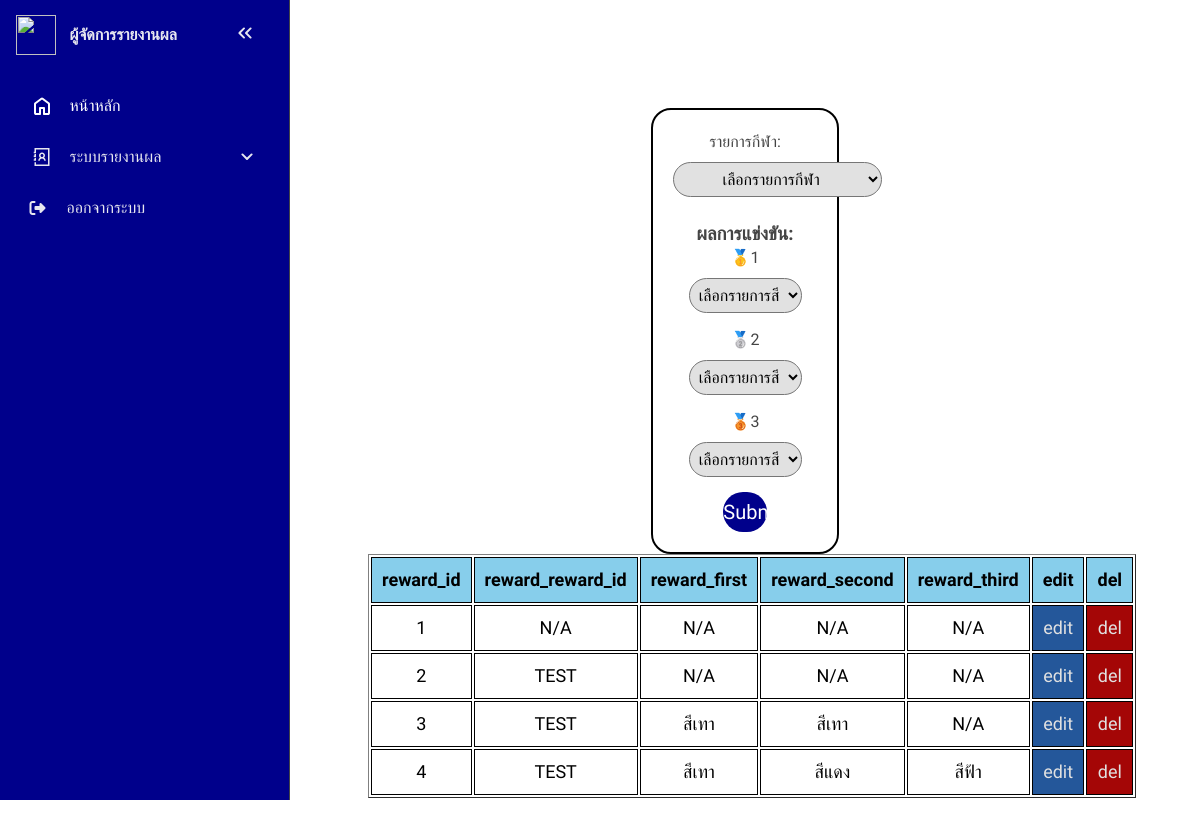
The page /admin_report.php?page=reward&sub_page=view (signed in) on the database as committed earlier.
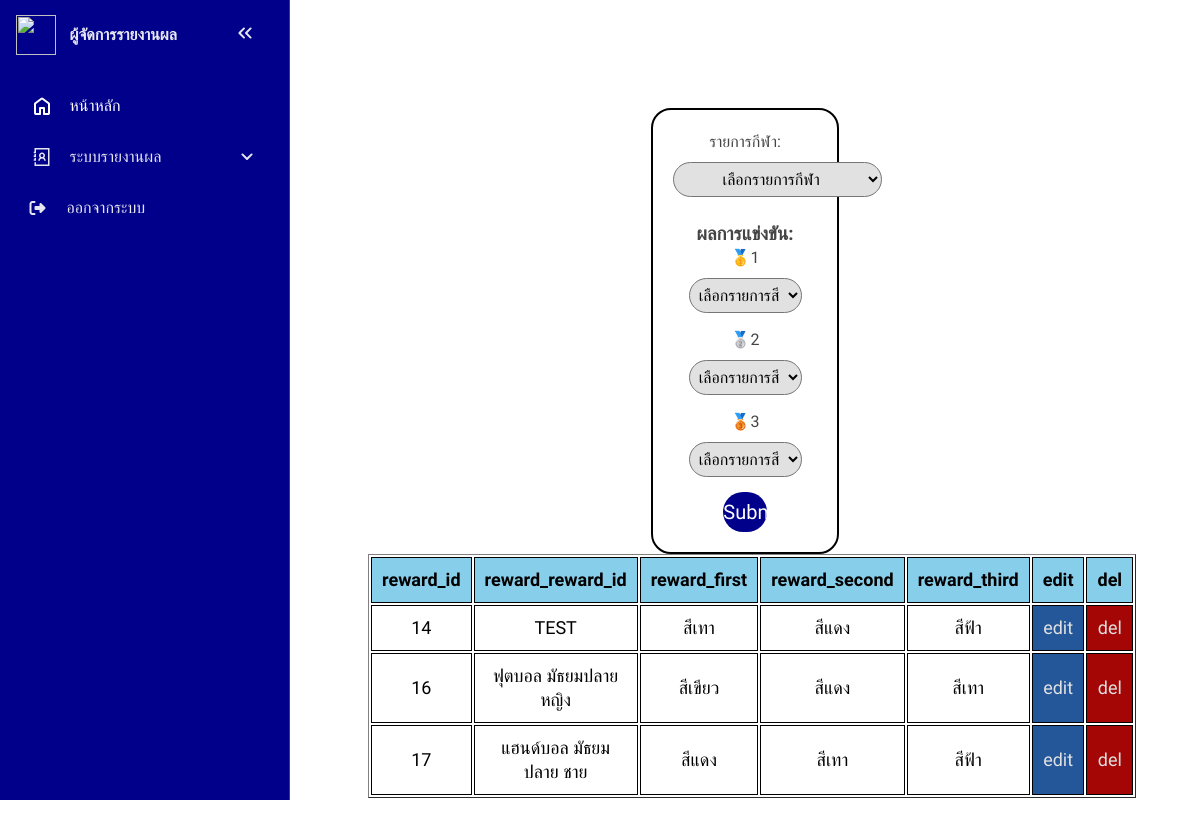
The same page on the database as committed later.
### tables this page shows
CREATE TABLE `reward` (
  `reward_id` int(6) NOT NULL,
  `reward_sport_id` int(11) NOT NULL,
  `reward_first` int(2) NOT NULL,
  `reward_second` int(2) NOT NULL,
  `reward_third` int(2) NOT NULL
);

CREATE TABLE `sports` (
  `sport_id` int(11) NOT NULL,
  `sport_name` varchar(32) NOT NULL,
  `sport_type` varchar(64) NOT NULL,
  `sport_degree` varchar(16) NOT NULL,
  `sport_gender` varchar(8) NOT NULL,
  `sport_amount` int(2) NOT NULL,
  `sport_note` varchar(256) NOT NULL
);

CREATE TABLE `colors` (
  `color_id` int(2) NOT NULL,
  `color_name` varchar(128) NOT NULL,
  `color_color` varchar(32) NOT NULL,
  `color_president` varchar(32) NOT NULL,
  `color_vice-president` varchar(32) NOT NULL,
  `color_id_user` int(6) NOT NULL
);

### admin_report/add/add_report_sport.php (the view, shortened to what this page needs)
 <link rel="stylesheet"  href="element/styles_admin_sport.css">
<body>
	<center>
	<div class="add_sport_all">
	<form method="post" >
  			<label>รายการกีฬา:</label>
  			<select name="reward_sport_id" style="margin-bottom: 25px;" class="select_box">
          <option value="">เลือกรายการกีฬา</option>
  			</select>
        <h3>ผลการแข่งขัน:</h3>
  			<label>🥇1</label>
  			<select name="reward_color_1st" style="margin-bottom: 15px;" class="select_box">
          <option value="">เลือกรายการสี</option>
  			</select>
        <br>
        <label>🥈2</label>
  			<select name="reward_color_2nd" style="margin-bottom: 15px;" class="select_box">
          <option value="">เลือกรายการสี</option>
        </select>
        <br>
              <label>🥉3</label>
  			<select name="reward_color_3rd" style="margin-bottom: 15px;" class="select_box">
          <option value="">เลือกรายการสี</option>
        </select>
        <br>
		<input type="submit" name="add_reward" class="btn">
	</form>
	</div>
	</center>
</body>

### admin_report/view/view_report_sport.php
<center>
<table border="1px">
	<tr>
		<th>reward_id</th>
		<th>reward_reward_id</th>
		<th>reward_first</th>
		<th>reward_second</th>
		<th>reward_third</th>
		<th>edit</th>
		<th>del</th>
	</tr>
<?php
$sql_find_rewards = "SELECT * FROM `reward`";
$result_find_rewards = mysqli_query($conn, $sql_find_rewards);
function color_color($id_color, $conn) {
    $sql_find_color_color = "SELECT `color_color` FROM `colors` WHERE `color_id_user` = $id_color";
    $result_find_colors_name = mysqli_query($conn, $sql_find_color_color);
    if (mysqli_num_rows($result_find_colors_name) > 0) {
        $row_find_colors_name = mysqli_fetch_assoc($result_find_colors_name);
        return $row_find_colors_name['color_color'];
    }
    return "N/A";
}
function sport_name($id_sport, $conn) {
    $sql_find_sport_name = "SELECT `sport_name` FROM `sports` WHERE `sport_id` = $id_sport";
    $result_find_sports_name = mysqli_query($conn, $sql_find_sport_name);
    if (mysqli_num_rows($result_find_sports_name) > 0) {
        $row_find_sports_name = mysqli_fetch_assoc($result_find_sports_name);
        return $row_find_sports_name['sport_name'];
    }
    return "N/A";
}
if (mysqli_num_rows($result_find_rewards) > 0) {
    while ($row_find_rewards = mysqli_fetch_assoc($result_find_rewards)) {
        echo "<tr>
                <td>" . $row_find_rewards['reward_id'] . "</td>
                <td>" . sport_name($row_find_rewards['reward_sport_id'], $conn) . "</td>
                <td>" . color_color($row_find_rewards['reward_first'], $conn) . "</td>
                <td>" . color_color($row_find_rewards['reward_second'], $conn) . "</td>
                <td>" . color_color($row_find_rewards['reward_third'], $conn) . "</td>
                <td class='edit'><a href=\"admin_report.php?page=reward&sub_page=edit&reward_id=" . $row_find_rewards['reward_id'] . "\">edit</a></td>
                <td class='del'><a href=\"admin_report.php?page=reward&sub_page=del&reward_id=" . $row_find_rewards['reward_id'] . "\">del</a></td>
              </tr>";
    }
} else {
    echo "No reward found...";
}
?>
</table>
</center>

Rows that differ between the two databases and show on the page:
removed reward: reward_id "1", reward_sport_id "N/A", reward_first "N/A", reward_second "N/A", reward_third "N/A"
removed reward: reward_id "2", reward_sport.sport_name "TEST", reward_first "N/A", reward_second "N/A", reward_third "N/A"
removed reward: reward_id "3", reward_sport.sport_name "TEST", reward_first.color_color "สีเทา", reward_second.color_color "สีเทา", reward_third "N/A"
removed reward: reward_id "4", reward_sport.sport_name "TEST", reward_first.color_color "สีเทา", reward_second.color_color "สีแดง", reward_third.color_color "สีฟ้า"
added reward: reward_id "14", reward_sport.sport_name "TEST", reward_first.color_color "สีเทา", reward_second.color_color "สีแดง", reward_third.color_color "สีฟ้า"
added reward: reward_id "16", reward_sport.sport_name "ฟุตบอล มัธยมปลาย หญิง", reward_first.color_color "สีเขียว", reward_second.color_color "สีแดง", reward_third.color_color "สีเทา"
added reward: reward_id "17", reward_sport.sport_name "แฮนด์บอล มัธยมปลาย ชาย", reward_first.color_color "สีแดง", reward_second.color_color "สีเทา", reward_third.color_color "สีฟ้า"
